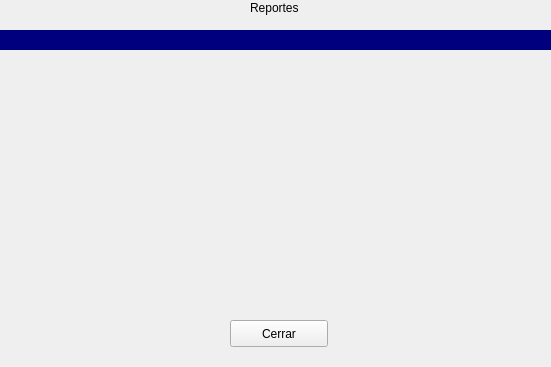
<?xml version="1.0" encoding="UTF-8"?>
<ui version="4.0">
 <class>Reportes</class>
 <widget class="QWidget" name="Reportes">
  <property name="geometry">
   <rect>
    <x>0</x>
    <y>0</y>
    <width>551</width>
    <height>367</height>
   </rect>
  </property>
  <property name="minimumSize">
   <size>
    <width>551</width>
    <height>367</height>
   </size>
  </property>
  <property name="maximumSize">
   <size>
    <width>552</width>
    <height>367</height>
   </size>
  </property>
  <property name="windowTitle">
   <string>Form</string>
  </property>
  <widget class="QLabel" name="label">
   <property name="geometry">
    <rect>
     <x>250</x>
     <y>0</y>
     <width>71</width>
     <height>16</height>
    </rect>
   </property>
   <property name="text">
    <string>Reportes</string>
   </property>
  </widget>
  <widget class="QPushButton" name="pushButtonAceptar">
   <property name="geometry">
    <rect>
     <x>230</x>
     <y>320</y>
     <width>98</width>
     <height>27</height>
    </rect>
   </property>
   <property name="text">
    <string>Cerrar</string>
   </property>
  </widget>
  <widget class="Line" name="line">
   <property name="geometry">
    <rect>
     <x>0</x>
     <y>30</y>
     <width>551</width>
     <height>21</height>
    </rect>
   </property>
   <property name="styleSheet">
    <string notr="true">color: rgb(0, 0, 127);</string>
   </property>
   <property name="frameShadow">
    <enum>QFrame::Plain</enum>
   </property>
   <property name="lineWidth">
    <number>20</number>
   </property>
   <property name="orientation">
    <enum>Qt::Horizontal</enum>
   </property>
  </widget>
 </widget>
 <resources/>
 <connections/>
</ui>
